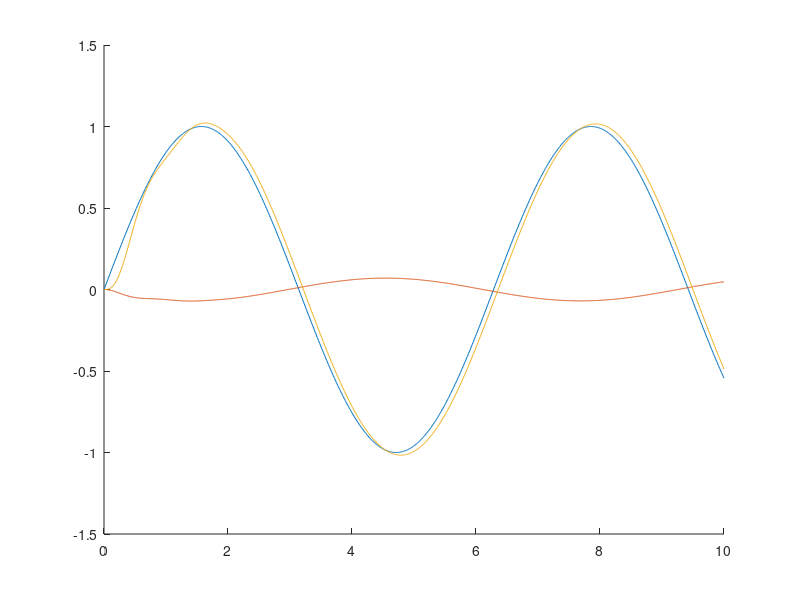

This chart was generated by the following MATLAB code:
Ms = 250;
Mus = 30;
K2 = 150000;
K1 = 15000;
Bm = 1000;

A = [    0      1      0        0
      -K2/Mus   0    K1/Mus     0
         0     -1      0        1
         0      0   -K1/Ms   -Bm/Ms ];
B = [-1 0 0 0]';
C = [0 0 1 0
     0 0 0 1];
D = [0;0];

sys = ss(A,B,C,D);
t = 0:0.01:10;

z = lsim(sys,sin(t),t);
figure;hold on
plot(t,sin(t))
plot(t,z(:,1))
plot(t,z(:,2))